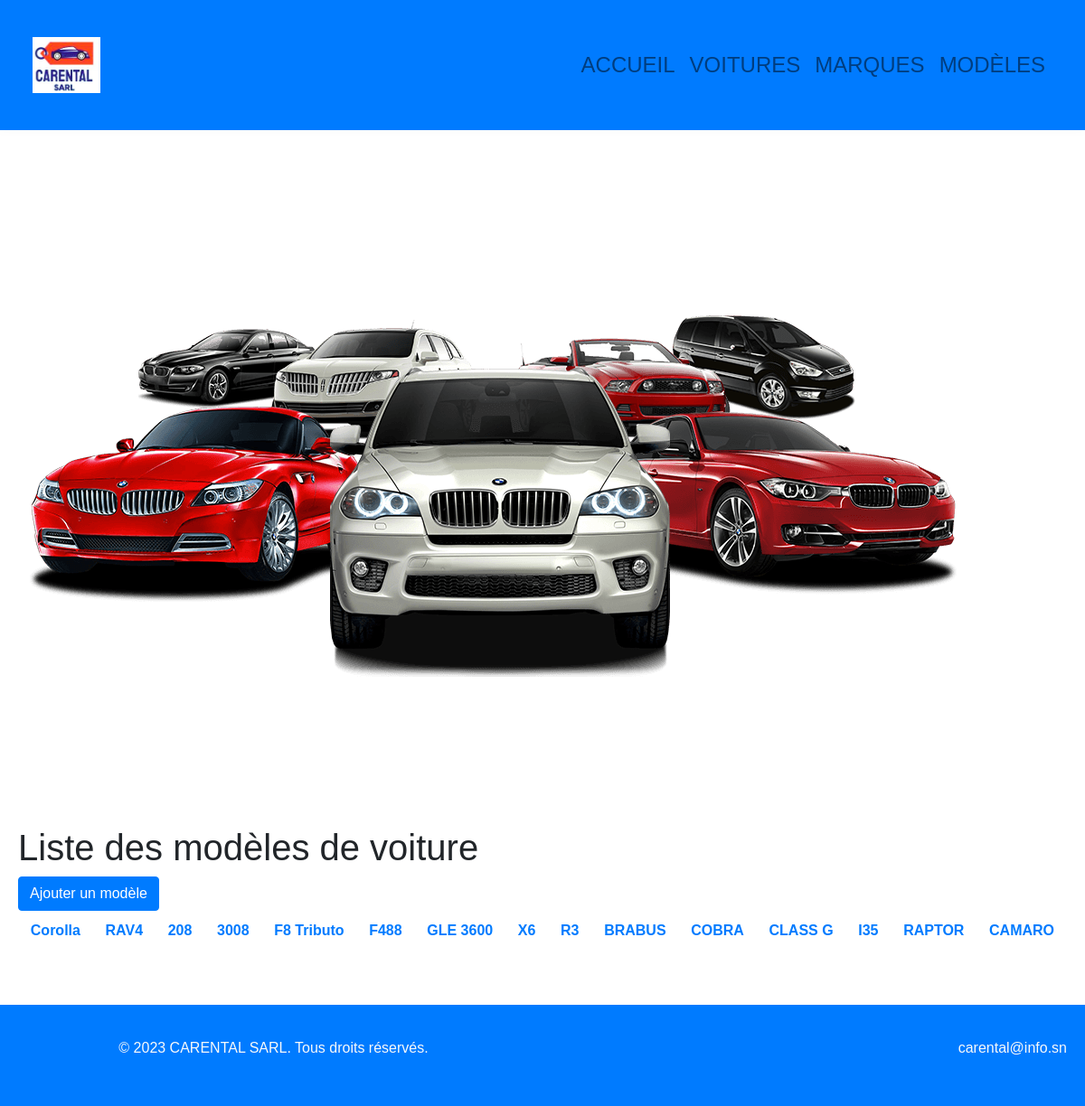
The app's page /CarModel/list_model/ with its own data.
### CarModel/models.py (models this page shows, shortened)
class CarModel(models.Model):
    name = models.CharField(max_length=100)
    year = models.PositiveIntegerField()
    mark = models.ForeignKey(CarMark, on_delete=models.CASCADE)
    class Meta:
        verbose_name = "Modèle"
        verbose_name_plural = "Modèles"

### CarModel/views.py (the view)
# urls.py: path('list_model/', carmodel_list, name='carmodel_list'),
def carmodel_list(request):
    carmodels = CarModel.objects.all()
    return render(request, 'carmodel/index.html', {'carmodels': carmodels})

### CarModel/templates/carmodel/index.html (shortened to what this page needs)
{% extends "structure.html" %}
{% load static %}
{% block content %}
    <div class="banner-images">
        <img src="{% static 'images/banner1.png' %}" alt="" class="banner-image">
    </div>
    <h1 class="title">Liste des modèles de voiture</h1>
    <a href="{% url 'CarModel:carmodel_add' %}" class="btn btn-primary">Ajouter un modèle</a>
    <ul class="car-list">
        {% for carmodel in carmodels %}
            <li class="car-item">
                <a href="{% url 'CarModel:carmodel_detail' carmodel.pk %}">
                    <div class="car-name">{{ carmodel.name }}</div>
                </a>
            </li>
        {% endfor %}
    </ul>
{% endblock %}

### static/css/style.css (style rules this page uses)
* { margin: 0; padding: 0; list-style: none; text-decoration: none; }
body { font-family: Arial, Helvetica, sans-serif; margin: 0; }
.banner-images { display: flex; align-items: center; justify-content: space-between; }
.car-list { list-style: none; display: flex; flex-wrap: wrap; justify-content: space-around; padding: 0; }
.car-item { text-align: center; margin: 10px; }
.car-name { font-weight: bold; }

### records on screen
CarModel: name "Corolla"
CarModel: name "RAV4"
CarModel: name "208"
CarModel: name "3008"
CarModel: name "F8 Tributo"
CarModel: name "F488"
CarModel: name "GLE 3600"
CarModel: name "X6"
CarModel: name "R3"
CarModel: name "BRABUS"
CarModel: name "COBRA"
CarModel: name "CLASS G"
CarModel: name "I35"
CarModel: name "RAPTOR"
CarModel: name "CAMARO"
